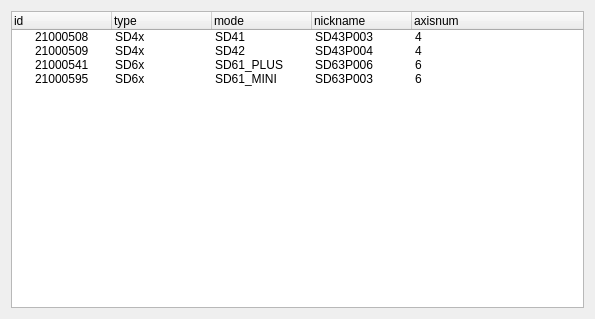
<?xml version="1.0" encoding="UTF-8"?>
<ui version="4.0">
 <class>Form</class>
 <widget class="QWidget" name="Form">
  <property name="geometry">
   <rect>
    <x>0</x>
    <y>0</y>
    <width>595</width>
    <height>319</height>
   </rect>
  </property>
  <property name="windowTitle">
   <string>Form</string>
  </property>
  <layout class="QVBoxLayout" name="verticalLayout">
   <item>
    <widget class="QTreeWidget" name="treeWidget">
     <column>
      <property name="text">
       <string>id</string>
      </property>
     </column>
     <column>
      <property name="text">
       <string>type</string>
      </property>
     </column>
     <column>
      <property name="text">
       <string>mode</string>
      </property>
     </column>
     <column>
      <property name="text">
       <string>nickname</string>
      </property>
     </column>
     <column>
      <property name="text">
       <string>axisnum</string>
      </property>
     </column>
     <item>
      <property name="text">
       <string>21000508</string>
      </property>
      <property name="text">
       <string>SD4x</string>
      </property>
      <property name="text">
       <string>SD41</string>
      </property>
      <property name="text">
       <string>SD43P003</string>
      </property>
      <property name="text">
       <string>4</string>
      </property>
     </item>
     <item>
      <property name="text">
       <string>21000509</string>
      </property>
      <property name="text">
       <string>SD4x</string>
      </property>
      <property name="text">
       <string>SD42</string>
      </property>
      <property name="text">
       <string>SD43P004</string>
      </property>
      <property name="text">
       <string>4</string>
      </property>
     </item>
     <item>
      <property name="text">
       <string>21000541</string>
      </property>
      <property name="text">
       <string>SD6x</string>
      </property>
      <property name="text">
       <string>SD61_PLUS</string>
      </property>
      <property name="text">
       <string>SD63P006</string>
      </property>
      <property name="text">
       <string>6</string>
      </property>
     </item>
     <item>
      <property name="text">
       <string>21000595</string>
      </property>
      <property name="text">
       <string>SD6x</string>
      </property>
      <property name="text">
       <string>SD61_MINI</string>
      </property>
      <property name="text">
       <string>SD63P003</string>
      </property>
      <property name="text">
       <string>6</string>
      </property>
     </item>
    </widget>
   </item>
  </layout>
 </widget>
 <resources/>
 <connections/>
</ui>
